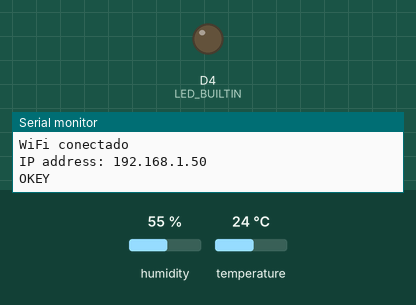
The sketch below on a simulated ESP8266 (NodeMCU). Parts: output pins drawn as LEDs (lit = HIGH, except the on-board LED, lit = LOW), the last lines printed to the serial monitor. The inputs (shaded band) are chosen by the test bench; at power-on: humidity 55 %, temperature 24 °C. WiFi joins after 1.5 s; servers stay silent unless stated.

Above: at 2.8 s.
At 70.6 s:
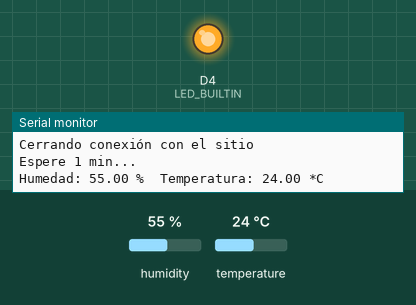
Timing chart, 0 to 72.1 s (numbered marks = the images above):
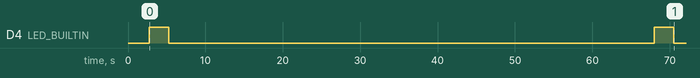

Measured:
- by itself, D4 (LED_BUILTIN): alternates HIGH for 2.5 s and LOW for 62.8 s

The sketch:

Temp_wifi_tcp.ino
```cpp
#include <DHT.h>
#include <ESP8266WiFi.h>
#include <ESP8266WiFiMulti.h>

//Sensor
#define dataPin D2 //pin de datos
#define DHTTYPE DHT22 //Definir tipo de sensor
DHT dht(dataPin, DHTTYPE); //iniciar objeto pasando el pin de datos y el tipo de sensor
//end sensor

//wifi
#ifndef STASSID
#define STASSID "INFINITUM4804_2.4"   // "SSID-nombre Wifi"
#define PASS "PpU7cUttBJ"            // Contraseña del Wifi
#endif

const char* ssid     = STASSID;
const char* password = PASS;
boolean conectado = false; //variable para usar el loop cuando esta conectado al wifi
//endwifi

//thingspeak.com
String KEY = "7C6KXFQOPO3H85C9"; //KEY de la API de thingspeak
const char* host = "api.thingspeak.com";
const uint16_t port = 80;
ESP8266WiFiMulti WiFiMulti;
//endthingspeak.com


void setup() {
  Serial.begin(9600);
  pinMode(LED_BUILTIN, OUTPUT);
  delay(1000);
  Serial.println("Iniciando......");
  dht.begin();
  WiFi.mode(WIFI_STA);
  WiFiMulti.addAP(ssid, password);

  if(conectarWiFi()){
    Serial.println("OKEY");
    delay(250);
    conectado = true;
  }
}

void loop() {
  if(conectado){
    digitalWrite(LED_BUILTIN, HIGH);
    delay(2000);

    float t = dht.readTemperature();
    float h = dht.readHumidity();
    float f = dht.readTemperature(true);

    if (isnan(h) || isnan(t)) {
      Serial.println("No se pudo leer datos del sensor DHT!");
      return;
    }

    Serial.print("Humedad: ");
    Serial.print(h);
    Serial.print(" %\t");
    Serial.print("Temperatura: ");
    Serial.print(t);
    Serial.println(" *C ");

    delay(500);

    digitalWrite(LED_BUILTIN, LOW);
    delay(2000);

    if(WiFiMulti.run() == WL_CONNECTED){//sigue conectado al WIFI ON
        senddata(t,h); //envia los datos por protocolo tcp
        delay(60000); //Actualiza cada 1 min
    }else{
      Serial.println("Ha perdido la conexion"); //WIFI OFF cuando vuelva a enconrar la SSID intentara reconectar
      delay(500);
    }
  }
}

void senddata(float temperatura, float humedad){
  Serial.print("conectado a");
  Serial.print(host);
  Serial.print(':');
  Serial.println(port);

  // Use WiFiClient class to create TCP connections
  WiFiClient client;

  if (!client.connect(host, port)) {
    //Este fallo ocurre cuando no tiene salida a internet pero si conexión pero no salia a Internet o que el sitio web este caido y no se pueda acceder
    //No puedo acceder al host (sitio web thingspeak.com)
    //Agregar envio a servidor alterno o esperar reconectar
    Serial.println("La conexión falló");
    Serial.println("Intentando reenviar en 1 min.");
    delay(500);
    return;
  }

  Serial.println("Conexión exitosa!");
  String datasend = "field1=" + String(temperatura) + "&field2=" + String(humedad); //datos a enviar
  Serial.println("Datos salientes: "+datasend);//envio final

  //si esta conectado prepara datos a enviar a thingspeak.com
  if (client.connected()) {
      client.print("GET /update HTTP/1.1\n"); //Método HTTP - RUTA UPDATE / versión HTTP 1.1
      client.print("Host: api.thingspeak.com\n"); //Dominio
      client.print("Connection: close\n");
      client.print("X-THINGSPEAKAPIKEY: " + KEY + " \n"); //Key de la API
      client.print("Content-Type: application/x-www-form-urlencoded\n");
      client.print("Content-Length: ");
      client.print(datasend.length());
      client.print("\n\n");
      client.print(datasend);//Datos a enviar
  }

  Serial.println("Cerrando conexión con el sitio");
  client.stop();

  Serial.println("Espere 1 min...");
  delay(500);

}

boolean conectarWiFi(){
  Serial.print("Esperando conectar a ");
  Serial.print(STASSID);
  Serial.print(" ...");
  while (WiFiMulti.run() != WL_CONNECTED) {
    Serial.print(".");
    delay(500);
  }
  Serial.println("");
  Serial.println("WiFi conectado");
  Serial.print("IP address: ");
  Serial.println(WiFi.localIP());
  return true;
  delay(500);
}
```
